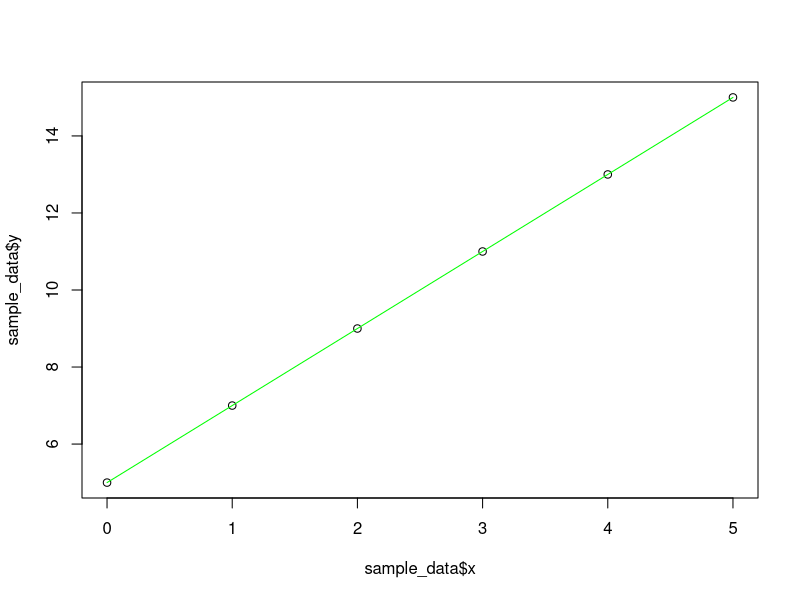
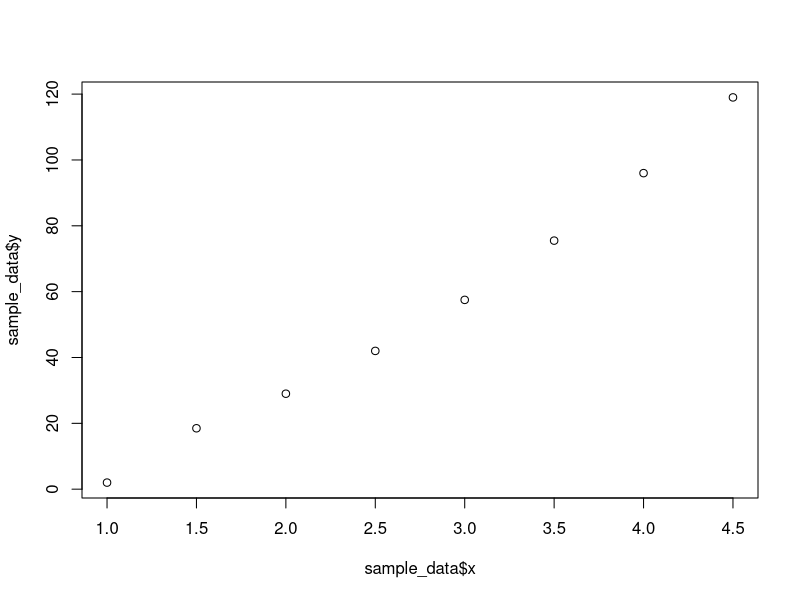

Recreate these plots in R, in order. (Note: this script raises an error after producing the figures.)
# FITTING OF STRAIGHT LINE
sample_data<-data.frame(x=0:5,y=c(5,7,9,11,13,15))
linear_model1<-lm(y~x,data=sample_data)
summary(linear_model1)
plot(sample_data$x,sample_data$y)
x_axis<-seq(0,5,length=6)
lines(x_axis,predict(linear_model1,data.frame(x=x_axis)),col='green')


# FITTING OF PARABOLA
sample_data<-data.frame(x=c(1,1.5,2,2.5,3,3.5,4,4.5),y=c(2,18.5,29,42,57.5,75.5,96,119))
linear_model2<-lm(y~poly(x,2,raw=TRUE),data=sample_data)
summary(linear_model2)
plot(sample_data$x,sample_data$y)
lines(sample_data$x,predict(linear_model2,data.frame(x=x_axis)),col='red')


# FITTING OF POWER CURVE
x<-c(1,2,3,4,5)
y<-c(3,12,27,48,75)
plot(x,y)
ds<-data.frame(x,y)
m<-lm(y~x,data=ds)
plot(y~x,main="known cubic, with noise")
lines(x,y,col='green')


# FITTING OF EXPONENTIAL CURVE
Time=c(1,2,3,4,5,6,7,8,9)
Counts=c(20,30,52,77,135,211,326,550,1052)
A<-data.frame(Time,Counts)
names(A)
exponential.model<-lm(log(Counts)~Time)
summary(exponential.model)
timevalues<-seq(1:9)
Counts.exponential2<-exp(predict(exponential.model,list(Time=timevalues)))
plot(Time,Counts,pch=16)
lines(timevalues,Counts.exponential2,lwd=2,col='red',xlab="Time",ylab="Counts")